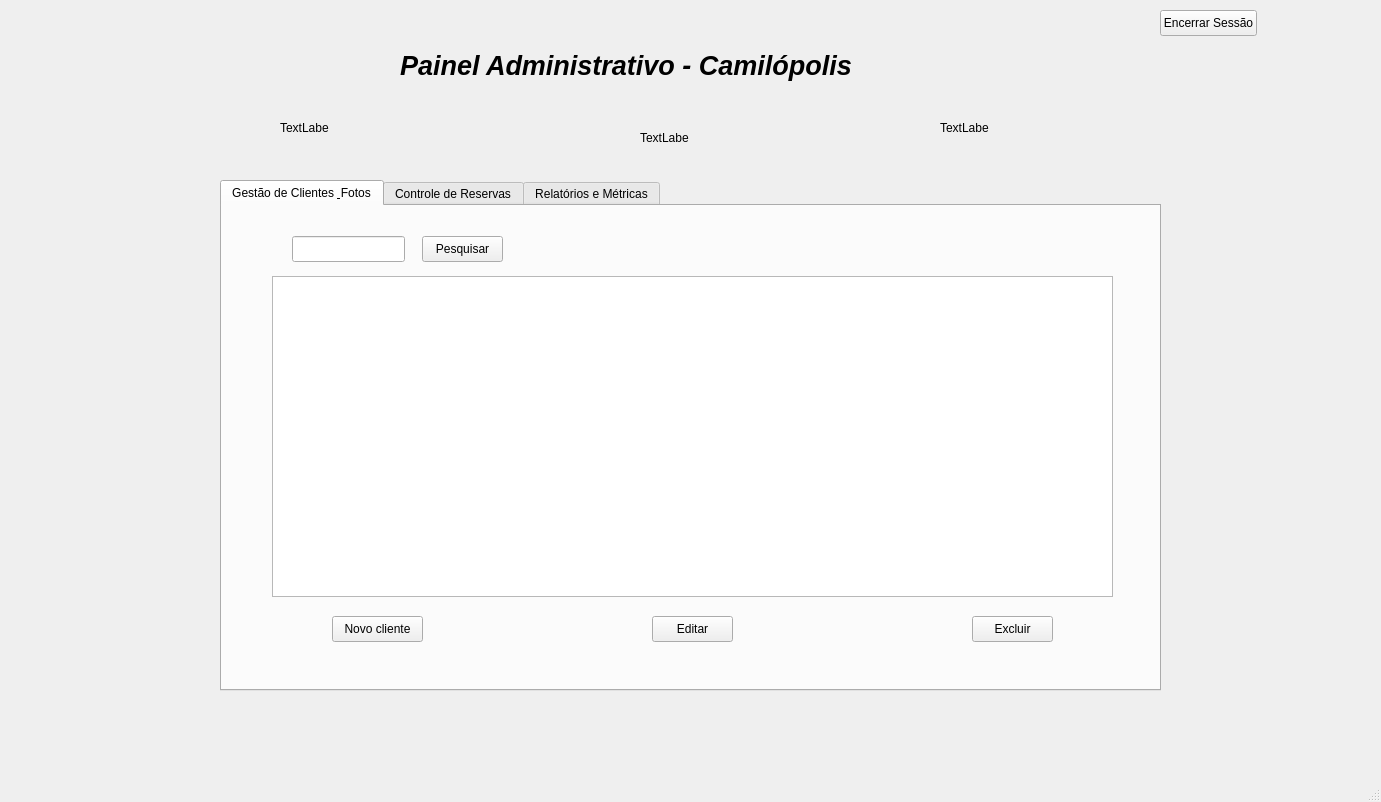
<?xml version="1.0" encoding="UTF-8"?>
<ui version="4.0">
 <class>MainWindow</class>
 <widget class="QMainWindow" name="MainWindow">
  <property name="geometry">
   <rect>
    <x>0</x>
    <y>0</y>
    <width>1381</width>
    <height>802</height>
   </rect>
  </property>
  <property name="windowTitle">
   <string>MainWindow</string>
  </property>
  <property name="styleSheet">
   <string notr="true"/>
  </property>
  <widget class="QWidget" name="centralwidget">
   <widget class="QLabel" name="lbl_logo_topo">
    <property name="geometry">
     <rect>
      <x>50</x>
      <y>20</y>
      <width>151</width>
      <height>151</height>
     </rect>
    </property>
    <property name="text">
     <string/>
    </property>
    <property name="pixmap">
     <pixmap>img/logo_sac.jpg</pixmap>
    </property>
   </widget>
   <widget class="QLabel" name="label">
    <property name="geometry">
     <rect>
      <x>400</x>
      <y>30</y>
      <width>511</width>
      <height>71</height>
     </rect>
    </property>
    <property name="font">
     <font>
      <pointsize>20</pointsize>
      <italic>true</italic>
      <bold>true</bold>
     </font>
    </property>
    <property name="text">
     <string>Painel Administrativo - Camilópolis</string>
    </property>
   </widget>
   <widget class="QPushButton" name="btn_sair">
    <property name="geometry">
     <rect>
      <x>1160</x>
      <y>10</y>
      <width>97</width>
      <height>26</height>
     </rect>
    </property>
    <property name="text">
     <string>Encerrar Sessão</string>
    </property>
   </widget>
   <widget class="QLabel" name="lbl_total_clientes">
    <property name="geometry">
     <rect>
      <x>280</x>
      <y>120</y>
      <width>49</width>
      <height>16</height>
     </rect>
    </property>
    <property name="text">
     <string>TextLabel</string>
    </property>
   </widget>
   <widget class="QLabel" name="lbl_total_quadra">
    <property name="geometry">
     <rect>
      <x>640</x>
      <y>130</y>
      <width>49</width>
      <height>16</height>
     </rect>
    </property>
    <property name="text">
     <string>TextLabel</string>
    </property>
   </widget>
   <widget class="QLabel" name="lbl_total_churras">
    <property name="geometry">
     <rect>
      <x>940</x>
      <y>120</y>
      <width>49</width>
      <height>16</height>
     </rect>
    </property>
    <property name="text">
     <string>TextLabel</string>
    </property>
   </widget>
   <widget class="QTabWidget" name="tabWidget">
    <property name="geometry">
     <rect>
      <x>220</x>
      <y>180</y>
      <width>941</width>
      <height>511</height>
     </rect>
    </property>
    <property name="currentIndex">
     <number>0</number>
    </property>
    <widget class="QWidget" name="tab">
     <attribute name="title">
      <string>Gestão de Clientes &amp; Fotos</string>
     </attribute>
     <widget class="QLineEdit" name="txt_busca_cliente">
      <property name="geometry">
       <rect>
        <x>70</x>
        <y>30</y>
        <width>113</width>
        <height>26</height>
       </rect>
      </property>
     </widget>
     <widget class="QPushButton" name="btn_pesquisar_cliente">
      <property name="geometry">
       <rect>
        <x>200</x>
        <y>30</y>
        <width>81</width>
        <height>26</height>
       </rect>
      </property>
      <property name="text">
       <string>Pesquisar</string>
      </property>
     </widget>
     <widget class="QTableWidget" name="tableWidget_usuarios">
      <property name="geometry">
       <rect>
        <x>50</x>
        <y>70</y>
        <width>841</width>
        <height>321</height>
       </rect>
      </property>
     </widget>
     <widget class="QPushButton" name="btn_novo_cliente">
      <property name="geometry">
       <rect>
        <x>110</x>
        <y>410</y>
        <width>91</width>
        <height>26</height>
       </rect>
      </property>
      <property name="text">
       <string>Novo cliente</string>
      </property>
     </widget>
     <widget class="QPushButton" name="btn_editar_cliente">
      <property name="geometry">
       <rect>
        <x>430</x>
        <y>410</y>
        <width>81</width>
        <height>26</height>
       </rect>
      </property>
      <property name="text">
       <string>Editar</string>
      </property>
     </widget>
     <widget class="QPushButton" name="btn_excluir">
      <property name="geometry">
       <rect>
        <x>750</x>
        <y>410</y>
        <width>81</width>
        <height>26</height>
       </rect>
      </property>
      <property name="text">
       <string>Excluir</string>
      </property>
     </widget>
    </widget>
    <widget class="QWidget" name="tab_2">
     <attribute name="title">
      <string>Controle de Reservas</string>
     </attribute>
     <widget class="QTableWidget" name="tableWidget_reservas">
      <property name="geometry">
       <rect>
        <x>90</x>
        <y>40</y>
        <width>611</width>
        <height>281</height>
       </rect>
      </property>
     </widget>
     <widget class="QPushButton" name="btn_atualizar_reservas">
      <property name="geometry">
       <rect>
        <x>170</x>
        <y>350</y>
        <width>81</width>
        <height>26</height>
       </rect>
      </property>
      <property name="text">
       <string>Atualizar</string>
      </property>
     </widget>
     <widget class="QPushButton" name="btn_cancelar_reserva">
      <property name="geometry">
       <rect>
        <x>580</x>
        <y>350</y>
        <width>81</width>
        <height>26</height>
       </rect>
      </property>
      <property name="text">
       <string>Cancelar</string>
      </property>
     </widget>
    </widget>
    <widget class="QWidget" name="tab_3">
     <attribute name="title">
      <string>Relatórios e Métricas</string>
     </attribute>
    </widget>
   </widget>
  </widget>
  <widget class="QMenuBar" name="menubar">
   <property name="geometry">
    <rect>
     <x>0</x>
     <y>0</y>
     <width>1381</width>
     <height>33</height>
    </rect>
   </property>
  </widget>
  <widget class="QStatusBar" name="statusbar"/>
 </widget>
 <resources/>
 <connections/>
</ui>
